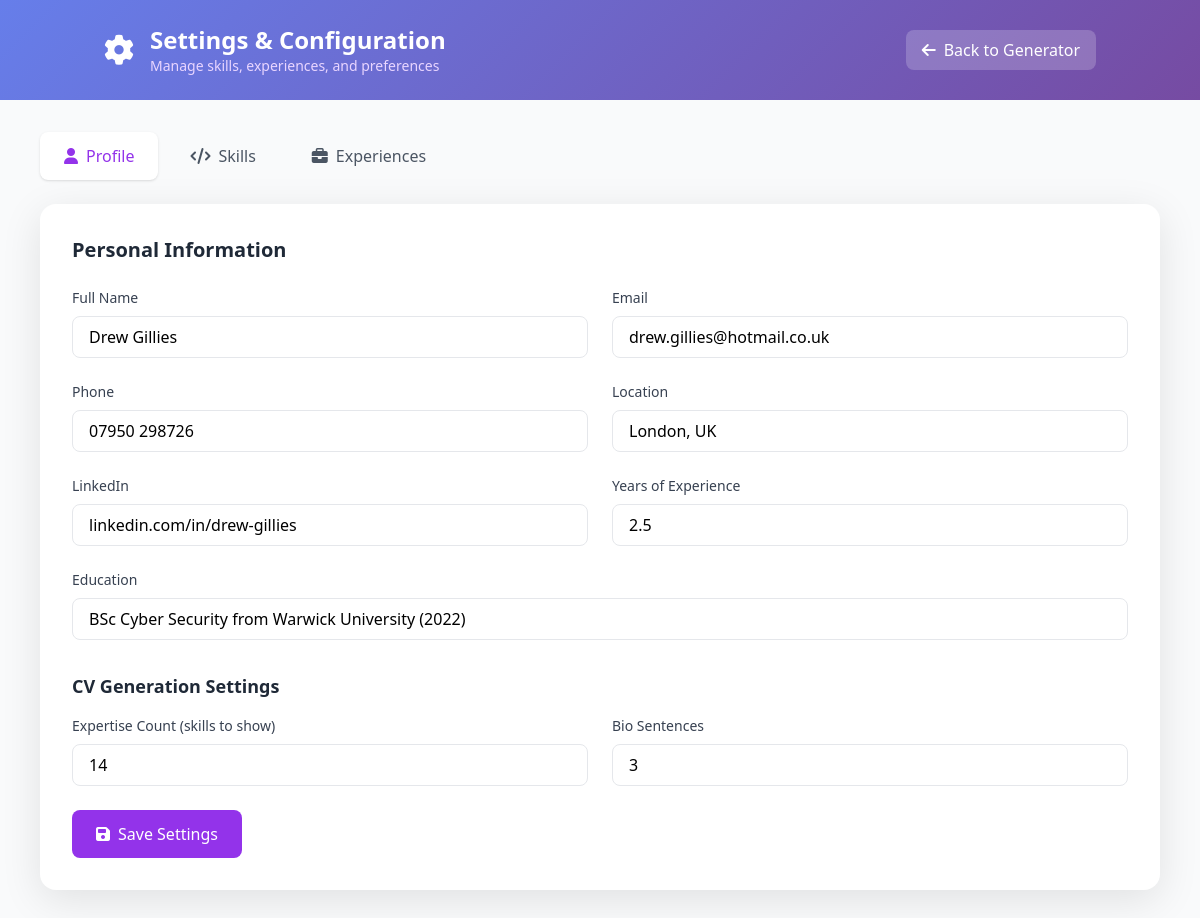
The page /settings on the database its author committed.
### tables this page shows
CREATE TABLE settings (
            key TEXT PRIMARY KEY,
            value TEXT NOT NULL,
            updated_at TIMESTAMP DEFAULT CURRENT_TIMESTAMP
        );

### web_app.py (the view)
@app.route('/settings')
def settings_page():
    settings = get_settings()
    skills = get_all_skills(include_blacklisted=True)
    experiences = get_experiences()
    return render_template('settings.html', settings=settings, skills=skills, experiences=experiences)

### database.py (called while the page is built)
def get_db():
    conn = sqlite3.connect(DATABASE_PATH)
    conn.row_factory = sqlite3.Row
    return conn

def get_all_skills(include_blacklisted=False):
    conn = get_db()
    cursor = conn.cursor()
    if include_blacklisted:
        cursor.execute('SELECT * FROM skills ORDER BY tier, name')
    else:
        cursor.execute('SELECT * FROM skills WHERE is_blacklisted = 0 ORDER BY tier, name')
    skills = cursor.fetchall()
    conn.close()
    grouped = {}
    for skill in skills:
        tier = skill['tier']
        if tier not in grouped:
            grouped[tier] = []
        grouped[tier].append(dict(skill))
    return grouped

def get_experiences():
    conn = get_db()
    cursor = conn.cursor()
    cursor.execute('SELECT * FROM experiences ORDER BY order_index')
    experiences = []
    for exp in cursor.fetchall():
        exp_dict = dict(exp)
        cursor.execute(
            'SELECT * FROM bullet_points WHERE experience_id = ? ORDER BY order_index',
            (exp['id'],)
        )
        exp_dict['bullet_points'] = [dict(bp) for bp in cursor.fetchall()]
        experiences.append(exp_dict)
    conn.close()
    return experiences

def get_settings():
    conn = get_db()
    cursor = conn.cursor()
    cursor.execute('SELECT key, value FROM settings')
    settings = {row['key']: row['value'] for row in cursor.fetchall()}
    conn.close()
    return settings

### templates/settings.html (shortened to what this page needs)
<!DOCTYPE html>
<html lang="en">
<head>
    <script src="https://cdn.tailwindcss.com"></script>
    <link rel="stylesheet" href="https://cdnjs.cloudflare.com/ajax/libs/font-awesome/6.5.1/css/all.min.css">
</head>
<body class="bg-gray-50 min-h-screen">
    <header class="gradient-bg text-white py-6">
        <div class="container mx-auto px-4">
            <div class="flex items-center justify-between">
                <div class="flex items-center gap-4">
                    <i class="fas fa-cog text-3xl"></i>
                    <div>
                        <h1 class="text-2xl font-bold">Settings & Configuration</h1>
                        <p class="text-purple-200 text-sm">Manage skills, experiences, and preferences</p>
                    </div>
                </div>
                <a href="/" class="px-4 py-2 bg-white/20 rounded-lg hover:bg-white/30 transition-all flex items-center gap-2">
                    <i class="fas fa-arrow-left"></i>
                    Back to Generator
                </a>
            </div>
        </div>
    </header>
    <main class="container mx-auto px-4 py-8 max-w-6xl">
        <div class="flex gap-2 mb-6">
            <button onclick="showTab('profile')" id="tab-profile" class="tab-btn px-6 py-3 rounded-lg font-medium bg-white shadow text-purple-600">
                <i class="fas fa-user mr-2"></i>Profile
            </button>
            <button onclick="showTab('skills')" id="tab-skills" class="tab-btn px-6 py-3 rounded-lg font-medium text-gray-600 hover:bg-gray-100">
                <i class="fas fa-code mr-2"></i>Skills
            </button>
            <button onclick="showTab('experiences')" id="tab-experiences" class="tab-btn px-6 py-3 rounded-lg font-medium text-gray-600 hover:bg-gray-100">
                <i class="fas fa-briefcase mr-2"></i>Experiences
            </button>
        </div>
        <div id="panel-profile" class="tab-panel">
            <div class="bg-white rounded-2xl card-shadow p-8">
                <h2 class="text-xl font-semibold text-gray-800 mb-6">Personal Information</h2>
                <div class="grid grid-cols-2 gap-6">
                    <div>
                        <label class="block text-sm font-medium text-gray-700 mb-2">Full Name</label>
                        <input type="text" id="user_name" value="{{ settings.get('user_name', '') }}"
                            class="w-full px-4 py-2 border border-gray-200 rounded-lg focus:border-purple-500 focus:ring-2 focus:ring-purple-200">
                    </div>
                    <div>
                        <label class="block text-sm font-medium text-gray-700 mb-2">Email</label>
                        <input type="email" id="user_email" value="{{ settings.get('user_email', '') }}"
                            class="w-full px-4 py-2 border border-gray-200 rounded-lg focus:border-purple-500 focus:ring-2 focus:ring-purple-200">
                    </div>
                    <div>
                        <label class="block text-sm font-medium text-gray-700 mb-2">Phone</label>
                        <input type="text" id="user_phone" value="{{ settings.get('user_phone', '') }}"
                            class="w-full px-4 py-2 border border-gray-200 rounded-lg focus:border-purple-500 focus:ring-2 focus:ring-purple-200">
                    </div>
                    <div>
                        <label class="block text-sm font-medium text-gray-700 mb-2">Location</label>
                        <input type="text" id="user_location" value="{{ settings.get('user_location', '') }}"
                            class="w-full px-4 py-2 border border-gray-200 rounded-lg focus:border-purple-500 focus:ring-2 focus:ring-purple-200">
                    </div>
                    <div>
                        <label class="block text-sm font-medium text-gray-700 mb-2">LinkedIn</label>
                        <input type="text" id="user_linkedin" value="{{ settings.get('user_linkedin', '') }}"
                            class="w-full px-4 py-2 border border-gray-200 rounded-lg focus:border-purple-500 focus:ring-2 focus:ring-purple-200">
                    </div>
                    <div>
                        <label class="block text-sm font-medium text-gray-700 mb-2">Years of Experience</label>
                        <input type="text" id="years_experience" value="{{ settings.get('years_experience', '') }}"
                            class="w-full px-4 py-2 border border-gray-200 rounded-lg focus:border-purple-500 focus:ring-2 focus:ring-purple-200">
                    </div>
                    <div class="col-span-2">
                        <label class="block text-sm font-medium text-gray-700 mb-2">Education</label>
                        <input type="text" id="education" value="{{ settings.get('education', '') }}"
                            class="w-full px-4 py-2 border border-gray-200 rounded-lg focus:border-purple-500 focus:ring-2 focus:ring-purple-200">
                    </div>
                </div>
                <h3 class="text-lg font-semibold text-gray-800 mt-8 mb-4">CV Generation Settings</h3>
                <div class="grid grid-cols-2 gap-6">
                    <div>
                        <label class="block text-sm font-medium text-gray-700 mb-2">Expertise Count (skills to show)</label>
                        <input type="number" id="expertise_count" value="{{ settings.get('expertise_count', '14') }}"
                            class="w-full px-4 py-2 border border-gray-200 rounded-lg focus:border-purple-500 focus:ring-2 focus:ring-purple-200">
                    </div>
                    <div>
                        <label class="block text-sm font-medium text-gray-700 mb-2">Bio Sentences</label>
                        <input type="number" id="bio_sentences" value="{{ settings.get('bio_sentences', '3') }}"
                            class="w-full px-4 py-2 border border-gray-200 rounded-lg focus:border-purple-500 focus:ring-2 focus:ring-purple-200">
                    </div>
                </div>
                <button onclick="saveSettings()" class="mt-6 px-6 py-3 bg-purple-600 text-white font-medium rounded-lg hover:bg-purple-700 transition-all">
                    <i class="fas fa-save mr-2"></i>Save Settings
                </button>
            </div>
        </div>
    </main>
</body>
</html>

### templates/settings.html (style rules this page uses)
.gradient-bg { background: linear-gradient(135deg, #667eea 0%, #764ba2 100%); }
.card-shadow { box-shadow: 0 10px 40px rgba(0, 0, 0, 0.1); }

### rows shown on the page
settings: get "Drew Gillies"
settings: get "drew.gillies@hotmail.co.uk"
settings: get "07950 298726"
settings: get "London, UK"
settings: get "linkedin.com/in/drew-gillies"
settings: get "2.5"
settings: get "BSc Cyber Security from Warwick University (2022)"
settings: get "14"
